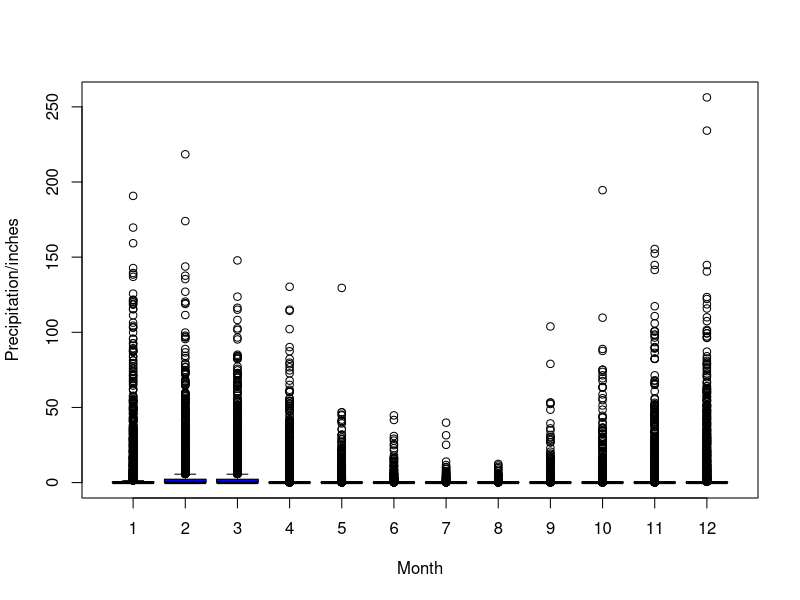
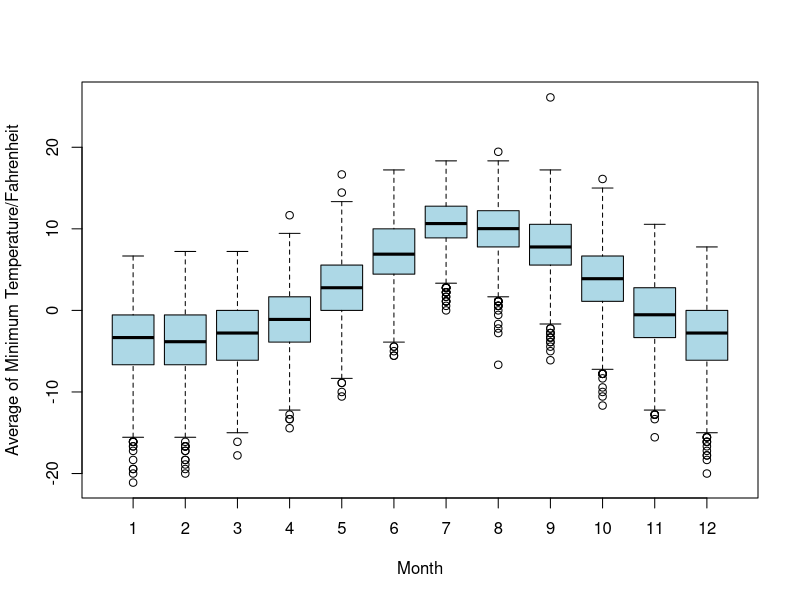
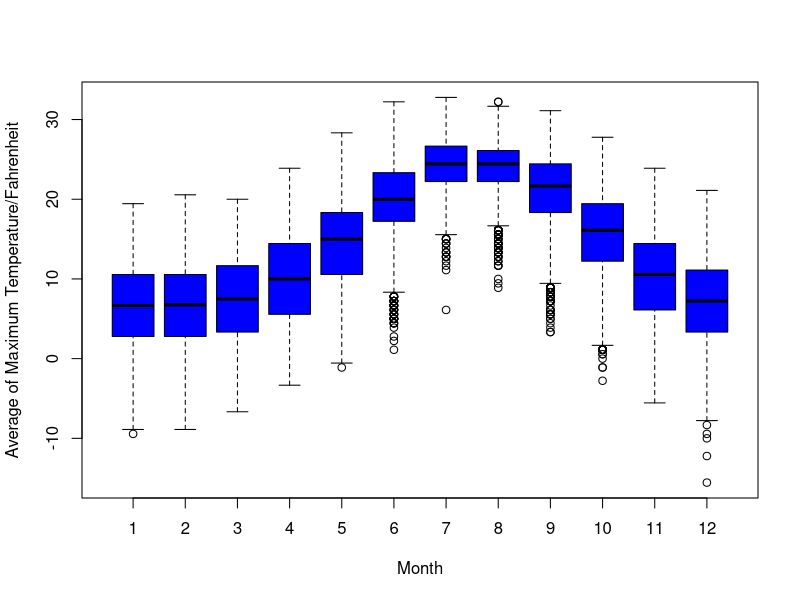
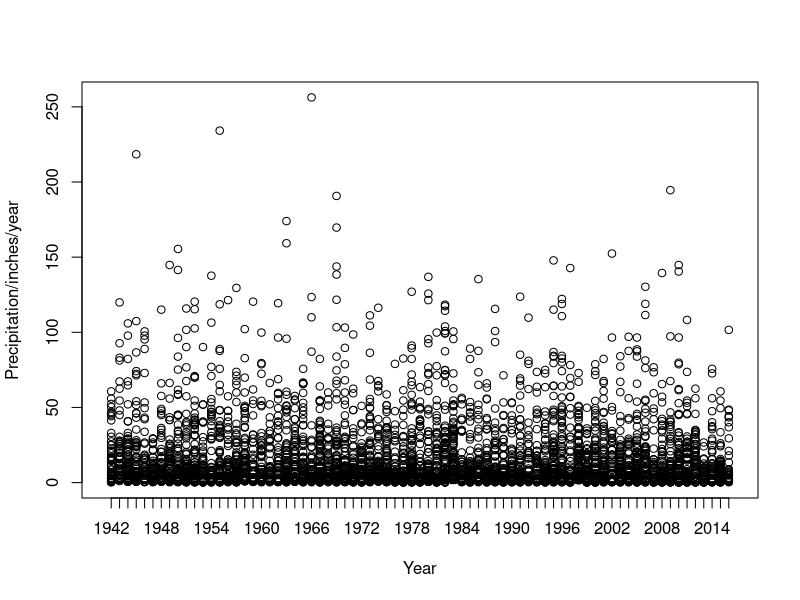
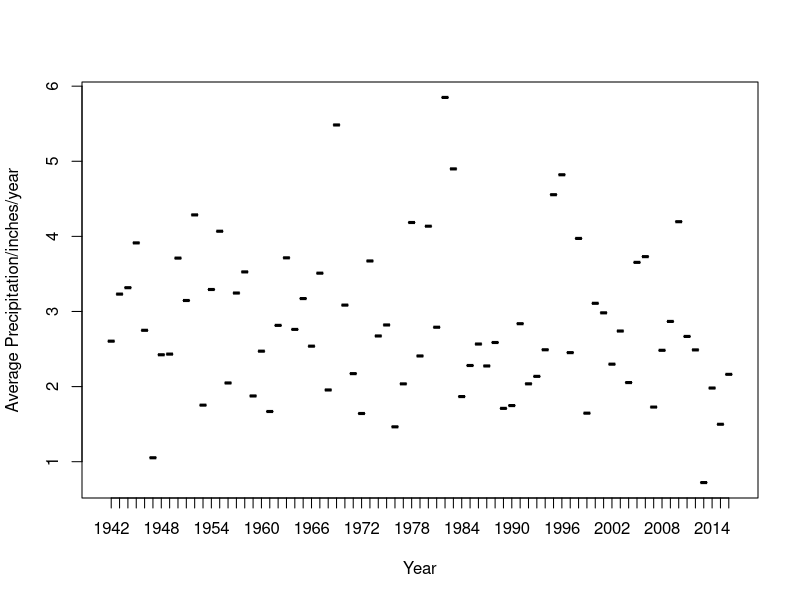
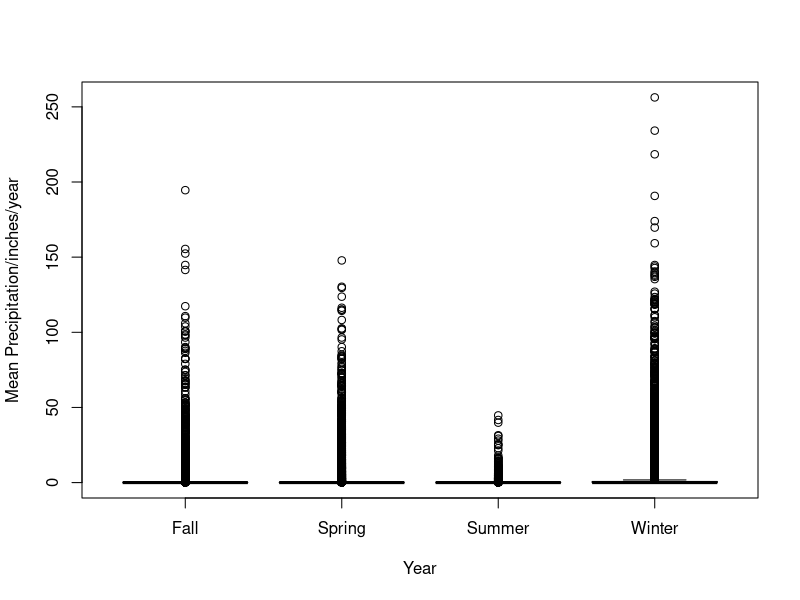
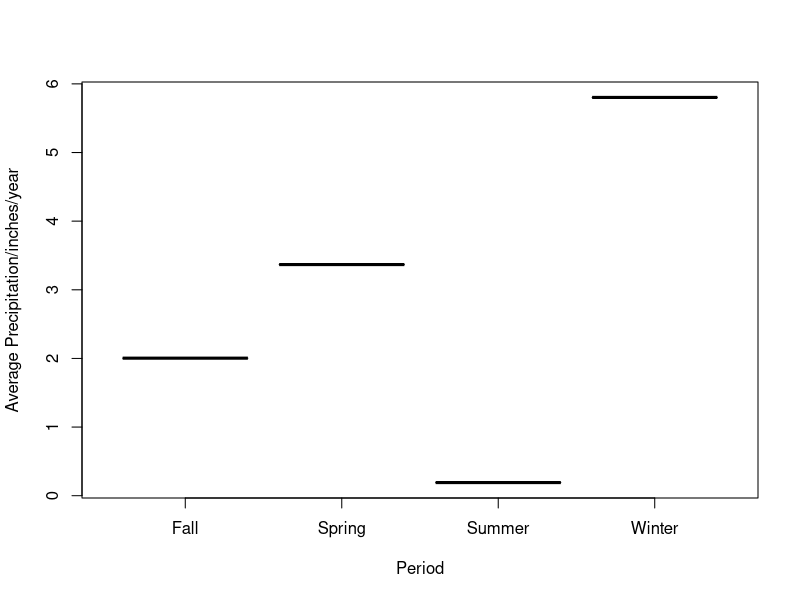

Recreate these plots in R, in order. (Note: this script raises an error after producing the figures.)
## ---- chunk 1
knitr::opts_chunk$set(echo = TRUE)
## ---- chunk 2
climate = read.table("clim.txt", header=T)
boxplot(climate$rain~climate$month,
  ylab="Precipitation/inches",
  xlab="Month", col="blue")
## ---- chunk 3
climate = read.table("clim.txt", header=T)
boxplot(climate$tmin~climate$month,
  ylab="Average of Minimum Temperature/Fahrenheit",
  xlab="Month", col="lightblue")
## ---- chunk 4
climate = read.table("clim.txt", header=T)
boxplot(climate$tmax~climate$month,
  ylab="Average of Maximum Temperature/Fahrenheit",
  xlab="Month", col="blue")
## ---- chunk 5
rainfall= read.table("clim.txt", header=T)
boxplot(rainfall$rain~rainfall$year,
  ylab="Precipitation/inches/year",
  xlab="Year", col="orange")
## ---- chunk 6
YearMeanST <- aggregate (rainfall$rain ~ year, data = rainfall, FUN = function(x) {c(MEAN = mean(x), SD= sd (x))})
names(YearMeanST) 
YearMeanSTTable <- do.call(data.frame, YearMeanST)
colnames(YearMeanSTTable) <- c("Year", "Mean", "SD")
View(YearMeanSTTable)
boxplot(YearMeanSTTable$Mean~YearMeanSTTable$Year,
 ylab="Average Precipitation/inches/year",
 xlab="Year", col="blue")
## ---- chunk 7
result=which.max(YearMeanSTTable$Mean)
YearMeanSTTable[result,]
## ---- chunk 8
result=which.min(YearMeanSTTable$Mean)
YearMeanSTTable[result,]
## ---- chunk 9
View(climate)
range(climate$month)
climate$period <- ifelse(climate$month %in% c(3,4,5),"Spring",
ifelse(climate$month %in% c(6,7,8), "Summer",
ifelse(climate$month %in% c(9,10,11), "Fall", "Winter")))
boxplot(climate$rain~climate$period,
ylab="Mean Precipitation/inches/year",
xlab="Year", col="blue")
## ---- chunk 10
SeasonMeanSD <- aggregate (climate$rain ~ period, data = climate, FUN = function(x) {c(MEAN = mean(x), SD= sd (x))})
names(SeasonMeanSD)
SeasonMeanSTTable <- do.call(data.frame, SeasonMeanSD)
colnames(SeasonMeanSTTable) <- c("Period", "Mean", "SD")
View(SeasonMeanSTTable)
boxplot(SeasonMeanSTTable$Mean~SeasonMeanSTTable$Period,
 ylab="Average Precipitation/inches/year",
 xlab="Period", col="blue")
## ---- chunk 11
result=which.min(SeasonMeanSD$`climate$rain`)
SeasonMeanSD[result,]
## ---- chunk 12
clim_data$date <- as.Date (clim_data$date, format = "%m/%d/%y")
install.packages(doBy)
library(doBy)
monthly_rain_average <- summaryBy(climate$rain ~climate$month, FUN = mean, data = climate)
colnames (monthly_rain_average) <- c("month", "avg_monthly_rain")
View(monthly_rain_average)

monthly_temp_average <- summaryBy(climate$tmax ~ climate$month, FUN = mean, data = climate)
colnames (monthly_temp_average) <- c("month", "avg_monthly_temp")
View(monthly_temp_average)


RainandTemp_table <- data.frame (monthly_rain_average, monthly_temp_average)
View(RainandTemp_table)
 RainandTemp_table$month<- c("Jan", "Feb", "Mar", "April", "May", "June", "July", "Aug", "Sept", "Oct", "Nov", "Dec")

 
Final_plot <- ggplot (RainandTemp_table) +
  geom_point(aes(x = month, y =  ))
  geom_point(aes(x = month, y = avg_monthly_temp), col = "blue")+
  geom_point(aes(x = month, y = avg_monthly_rain), col = "red")+
  theme_classic(base_size = 16)+
    theme(legend.position = "bottom")+
  labs(x = "Month", y = "Magnitude")
